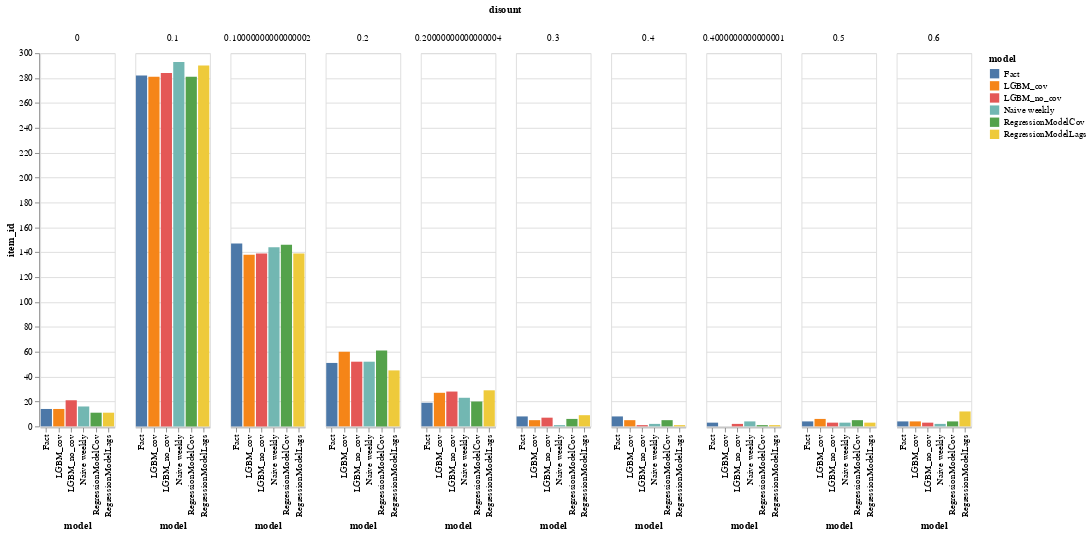

The notebook cell saved with this chart:
### Code cell
discounts_freq = result_df.reset_index().groupby(['model','disount']).count()['item_id'].reset_index()

alt.Chart(discounts_freq).mark_bar().encode(
    x='model:N',
    y=alt.Y('item_id:Q'),
    color=alt.Color('model:N'),
    #row='model:N',
    column='disount:N'
).properties(width=80, height=400)#.interactive()

### Figure 1 — Vega-Lite specification as saved in the notebook (floating-point values rounded to 4 significant figures)
{"config": {"view": {"continuousWidth": 400, "continuousHeight": 300}}, "data": {"name": "data-bf7e0ee569bdb96dcca2c135e3d78fda"}, "mark": "bar", "encoding": {"color": {"type": "nominal", "field": "model"}, "column": {"type": "nominal", "field": "disount"}, "x": {"type": "nominal", "field": "model"}, "y": {"type": "quantitative", "field": "item_id"}}, "height": 400, "width": 80, "$schema": "https://vega.github.io/schema/vega-lite/v4.8.1.json", "datasets": {"data-bf7e0ee569bdb96dcca2c135e3d78fda": [{"model": "Fact", "disount": 0.0, "item_id": 14}, {"model": "Fact", "disount": 0.1, "item_id": 282}, {"model": "Fact", "disount": 0.1, "item_id": 147}, {"model": "Fact", "disount": 0.2, "item_id": 51}, {"model": "Fact", "disount": 0.2, "item_id": 19}, {"model": "Fact", "disount": 0.3, "item_id": 8}, {"model": "Fact", "disount": 0.4, "item_id": 8}, {"model": "Fact", "disount": 0.4, "item_id": 3}, {"model": "Fact", "disount": 0.5, "item_id": 4}, {"model": "Fact", "disount": 0.6, "item_id": 4}, {"model": "LGBM_cov", "disount": 0.0, "item_id": 14}, {"model": "LGBM_cov", "disount": 0.1, "item_id": 281}, {"model": "LGBM_cov", "disount": 0.1, "item_id": 138}, {"model": "LGBM_cov", "disount": 0.2, "item_id": 60}, {"model": "LGBM_cov", "disount": 0.2, "item_id": 27}, {"model": "LGBM_cov", "disount": 0.3, "item_id": 5}, {"model": "LGBM_cov", "disount": 0.4, "item_id": 5}, {"model": "LGBM_cov", "disount": 0.5, "item_id": 6}, {"model": "LGBM_cov", "disount": 0.6, "item_id": 4}, {"model": "LGBM_no_cov", "disount": 0.0, "item_id": 21}, {"model": "LGBM_no_cov", "disount": 0.1, "item_id": 284}, {"model": "LGBM_no_cov", "disount": 0.1, "item_id": 139}, {"model": "LGBM_no_cov", "disount": 0.2, "item_id": 52}, {"model": "LGBM_no_cov", "disount": 0.2, "item_id": 28}, {"model": "LGBM_no_cov", "disount": 0.3, "item_id": 7}, {"model": "LGBM_no_cov", "disount": 0.4, "item_id": 1}, {"model": "LGBM_no_cov", "disount": 0.4, "item_id": 2}, {"model": "LGBM_no_cov", "disount": 0.5, "item_id": 3}, {"model": "LGBM_no_cov", "disount": 0.6, "item_id": 3}, {"model": "Naive weekly", "disount": 0.0, "item_id": 16}, {"model": "Naive weekly", "disount": 0.1, "item_id": 293}, {"model": "Naive weekly", "disount": 0.1, "item_id": 144}, {"model": "Naive weekly", "disount": 0.2, "item_id": 52}, {"model": "Naive weekly", "disount": 0.2, "item_id": 23}, {"model": "Naive weekly", "disount": 0.3, "item_id": 1}, {"model": "Naive weekly", "disount": 0.4, "item_id": 2}, {"model": "Naive weekly", "disount": 0.4, "item_id": 4}, {"model": "Naive weekly", "disount": 0.5, "item_id": 3}, {"model": "Naive weekly", "disount": 0.6, "item_id": 2}, {"model": "RegressionModelCov", "disount": 0.0, "item_id": 11}, {"model": "RegressionModelCov", "disount": 0.1, "item_id": 281}, {"model": "RegressionModelCov", "disount": 0.1, "item_id": 146}, {"model": "RegressionModelCov", "disount": 0.2, "item_id": 61}, {"model": "RegressionModelCov", "disount": 0.2, "item_id": 20}, {"model": "RegressionModelCov", "disount": 0.3, "item_id": 6}, {"model": "RegressionModelCov", "disount": 0.4, "item_id": 5}, {"model": "RegressionModelCov", "disount": 0.4, "item_id": 1}, {"model": "RegressionModelCov", "disount": 0.5, "item_id": 5}, {"model": "RegressionModelCov", "disount": 0.6, "item_id": 4}, {"model": "RegressionModelLags", "disount": 0.0, "item_id": 11}, {"model": "RegressionModelLags", "disount": 0.1, "item_id": 290}, {"model": "RegressionModelLags", "disount": 0.1, "item_id": 139}, {"model": "RegressionModelLags", "disount": 0.2, "item_id": 45}, {"model": "RegressionModelLags", "disount": 0.2, "item_id": 29}, {"model": "RegressionModelLags", "disount": 0.3, "item_id": 9}, {"model": "RegressionModelLags", "disount": 0.4, "item_id": 1}, {"model": "RegressionModelLags", "disount": 0.4, "item_id": 1}, {"model": "RegressionModelLags", "disount": 0.5, "item_id": 3}, {"model": "RegressionModelLags", "disount": 0.6, "item_id": 12}]}}
